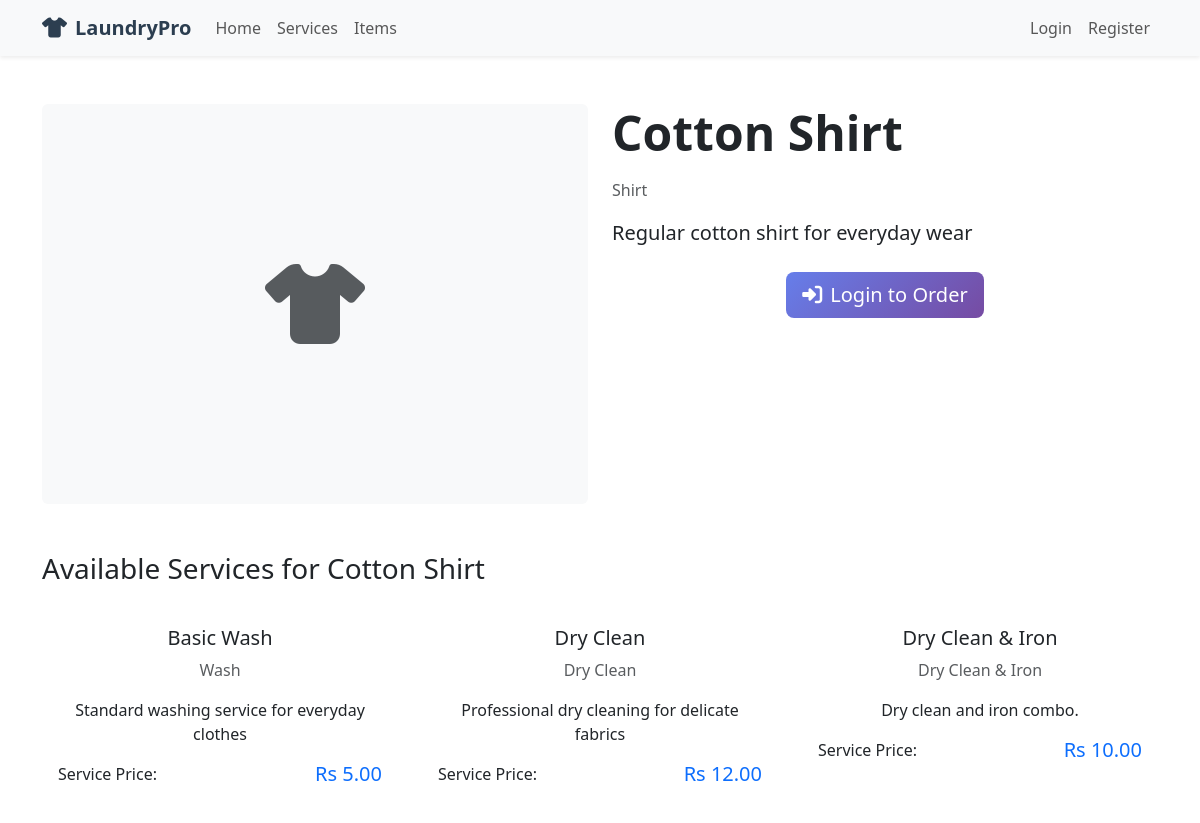
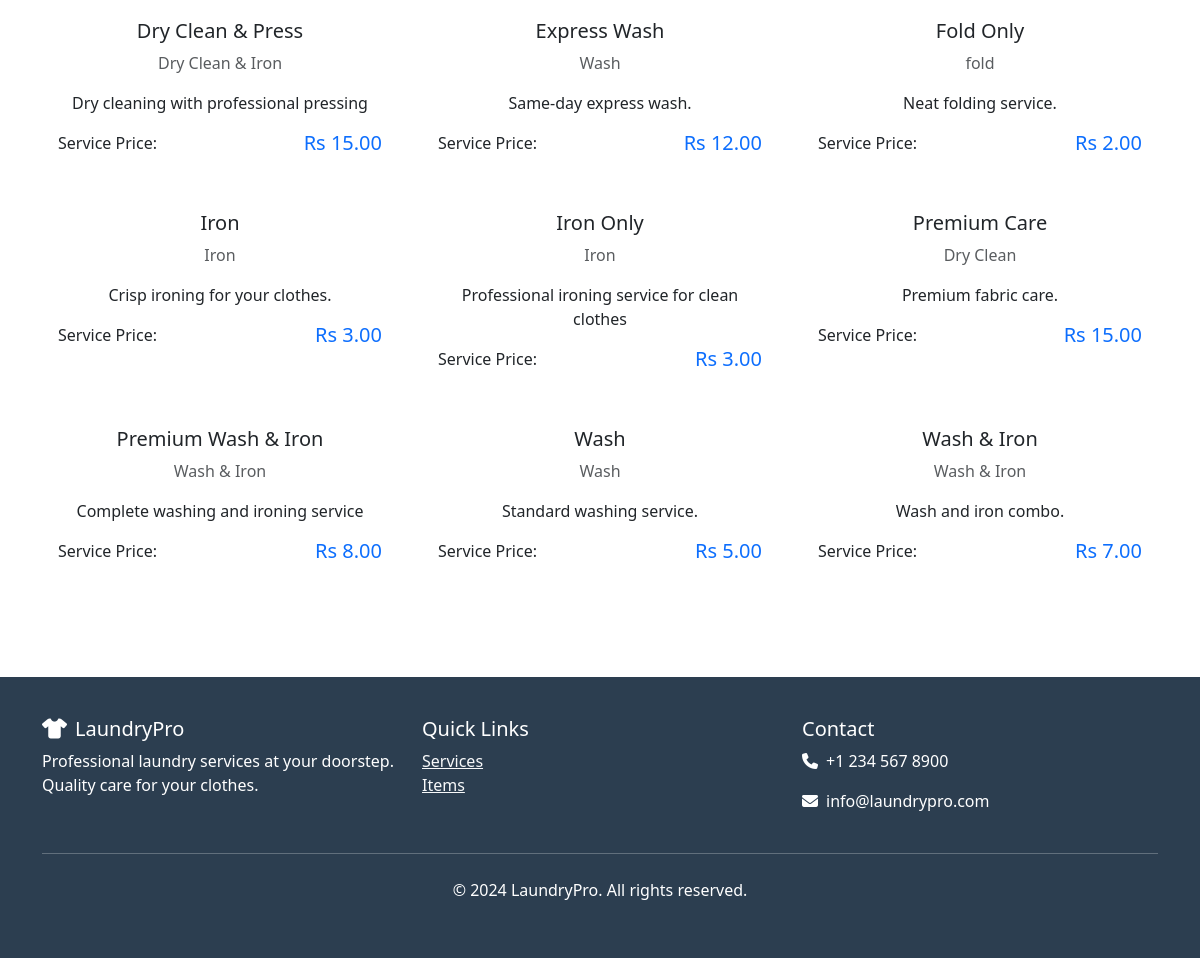
Page /services/items/1/ on the committed database (2 pictures, top to bottom).
### services/models.py (models this page shows, shortened)
class Item(models.Model):
    ITEM_TYPES = [
        ('shirt', 'Shirt'),
        ('pants', 'Pants'),
        ('dress', 'Dress'),
        ('saree', 'Saree'),
        ('kurta', 'Kurta'),
        ('suit', 'Suit'),
        ('blazer', 'Blazer'),
        ('jeans', 'Jeans'),
        ('t_shirt', 'T-Shirt'),
        ('sweater', 'Sweater'),
        ('coat', 'Coat'),
        ('other', 'Other'),
    ]
    name = models.CharField(max_length=100)
    item_type = models.CharField(max_length=20, choices=ITEM_TYPES)
    image = models.ImageField(upload_to='items/', blank=True, null=True)
    description = models.TextField(blank=True)
    is_active = models.BooleanField(default=True)
    created_at = models.DateTimeField(auto_now_add=True)
    updated_at = models.DateTimeField(auto_now=True)
    class Meta:
        ordering = ['name']

class Service(models.Model):
    SERVICE_TYPES = [
        ('wash', 'Wash'),
        ('dry_clean', 'Dry Clean'),
        ('iron', 'Iron'),
        ('wash_iron', 'Wash & Iron'),
        ('dry_clean_iron', 'Dry Clean & Iron'),
    ]
    name = models.CharField(max_length=100)
    service_type = models.CharField(max_length=20, choices=SERVICE_TYPES)
    price = models.DecimalField(max_digits=10, decimal_places=2)
    description = models.TextField(blank=True)
    is_active = models.BooleanField(default=True)
    created_at = models.DateTimeField(auto_now_add=True)
    updated_at = models.DateTimeField(auto_now=True)
    class Meta:
        ordering = ['name']

### services/views.py (the view)
# urls.py: path('items/<int:item_id>/', views.item_detail, name='item_detail'),
def item_detail(request, item_id):
    item = get_object_or_404(Item, id=item_id, is_active=True)
    services = Service.objects.filter(is_active=True)
    context = {
        'item': item,
        'services': services,
    }
    return render(request, 'services/item_detail.html', context)

### la2/context_processors.py (called while the page is built, shortened)
def cart_processor(request):
    return {
        'cart_count': 0,
        'cart_total': 0,
    }

### templates/services/item_detail.html (shortened to what this page needs)
{% extends 'base.html' %}
{% block content %}
<div class="container py-5">
    <div class="row">
        <div class="col-lg-6" data-aos="fade-right">
            {% if item.image %}
                <img src="{{ item.image.url }}" alt="{{ item.name }}" class="img-fluid rounded">
            {% else %}
                <div class="bg-light rounded d-flex align-items-center justify-content-center" style="height: 400px;">
                    <i class="fas fa-tshirt fa-5x text-muted"></i>
                </div>
            {% endif %}
        </div>
        <div class="col-lg-6" data-aos="fade-left">
            <h1 class="display-5 fw-bold mb-3">{{ item.name }}</h1>
            <p class="text-muted mb-3">{{ item.get_item_type_display }}</p>
            <p class="lead mb-4">{{ item.description|default:"Professional care for this item." }}</p>
            {% if user.is_authenticated %}
                <form method="post" action="{% url 'cart:add_to_cart' %}">
                    {% csrf_token %}
                    <input type="hidden" name="item_id" value="{{ item.id }}">
                    <div class="mb-3">
                        <label for="service_select" class="form-label">Select Service:</label>
                        <select name="service_id" id="service_select" class="form-select" required>
                            <option value="">Choose a service...</option>
                            {% for service in services %}
                                <option value="{{ service.id }}" data-price="{{ service.price }}">
                                    {{ service.name }} - Rs {{ service.price }}
                                </option>
                            {% endfor %}
                        </select>
                    </div>
                    <div class="mb-3">
                        <label for="quantity" class="form-label">Quantity:</label>
                        <input type="number" name="quantity" id="quantity"
                               class="form-control" value="1" min="1" max="10" required>
                    </div>
                    <button type="submit" class="btn btn-primary btn-lg">
                        <i class="fas fa-cart-plus me-2"></i>Add to Cart
                    </button>
                </form>
            {% else %}
                <div class="text-center">
                    <a href="{% url 'accounts:login' %}" class="btn btn-primary btn-lg">
                        <i class="fas fa-sign-in-alt me-2"></i>Login to Order
                    </a>
                </div>
            {% endif %}
        </div>
    </div>
    <div class="row mt-5">
        <div class="col-12">
            <h3 class="mb-4">Available Services for {{ item.name }}</h3>
            <div class="row g-4">
                {% for service in services %}
                <div class="col-md-4" data-aos="fade-up" data-aos-delay="{% widthratio forloop.counter 1 100 %}">
                    <div class="card service-card h-100">
                        <div class="card-body text-center">
                            <h5 class="card-title">{{ service.name }}</h5>
                            <p class="text-muted">{{ service.get_service_type_display }}</p>
                            <p class="card-text">{{ service.description|default:"Professional care for your garments." }}</p>
                            <div class="d-flex justify-content-between align-items-center">
                                <p class="mb-0">Service Price:</p>
                                <span class="h5 text-primary mb-0">Rs {{ service.price }}</span>
                            </div>
                        </div>
                    </div>
                </div>
                {% endfor %}
            </div>
        </div>
    </div>
</div>
{% endblock %}

### templates/base.html (style rules this page uses)
.card { transition: transform 0.3s ease, box-shadow 0.3s ease; }
.btn-primary { background: linear-gradient(135deg, #667eea 0%, #764ba2 100%); border: none; }
.service-card { border: none; border-radius: 15px; overflow: hidden; }

### rows in the picture
Item: name "Cotton Shirt", item_type "Shirt", description "Regular cotton shirt for everyday wear"
Service: name "Basic Wash", service_type "Wash", description "Standard washing service for everyday clothes", price "5.00"
Service: name "Dry Clean", service_type "Dry Clean", description "Professional dry cleaning for delicate fabrics", price "12.00"
Service: name "Dry Clean & Iron", service_type "Dry Clean & Iron", description "Dry clean and iron combo.", price "10.00"
Service: name "Dry Clean & Press", service_type "Dry Clean & Iron", description "Dry cleaning with professional pressing", price "15.00"
Service: name "Express Wash", service_type "Wash", description "Same-day express wash.", price "12.00"
Service: name "Fold Only", service_type "fold", description "Neat folding service.", price "2.00"
Service: name "Iron", service_type "Iron", description "Crisp ironing for your clothes.", price "3.00"
Service: name "Iron Only", service_type "Iron", description "Professional ironing service for clean clothes", price "3.00"
Service: name "Premium Care", service_type "Dry Clean", description "Premium fabric care.", price "15.00"
Service: name "Premium Wash & Iron", service_type "Wash & Iron", description "Complete washing and ironing service", price "8.00"
Service: name "Wash", service_type "Wash", description "Standard washing service.", price "5.00"
Service: name "Wash & Iron", service_type "Wash & Iron", description "Wash and iron combo.", price "7.00"
